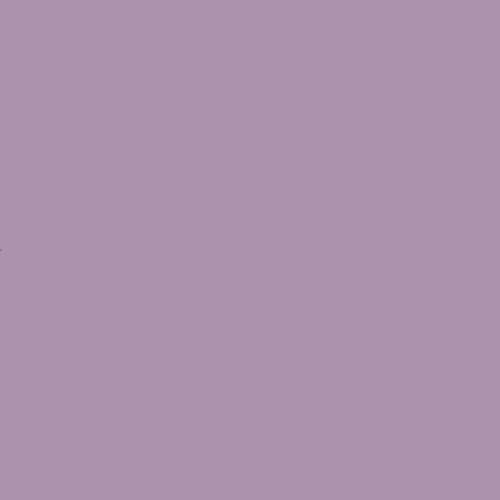
Frame 1 (no input)
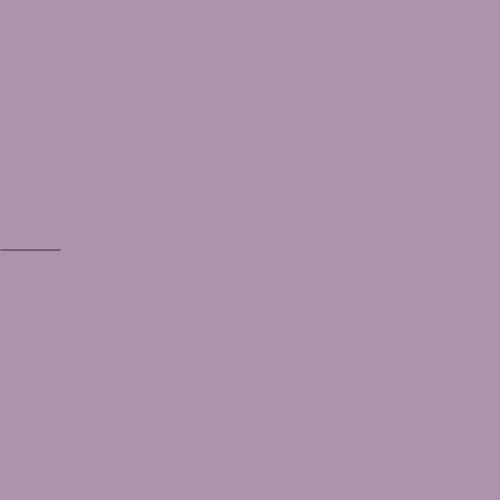
Frame 60 (no input)
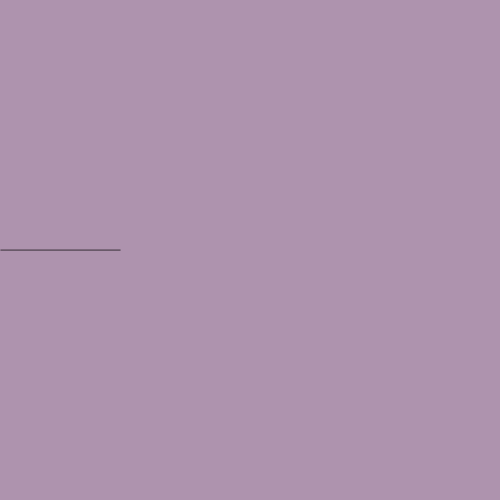
Frame 120 (the mouse pressed at the canvas centre since frame 60)

The p5.js sketch that drew these frames (run headless with seeded random() and noise() and a simulated clock; from frame 60 on, the mouse is pressed at the canvas centre):

// p5.js sketch
// ── sketch.js
var canvasH = 500,
    canvasW = 500;

function setup(){
  createCanvas(canvasW,canvasH);
  background (174, 147, 174);
}


var y = canvasH / 2;
var x = 0;

function draw() {
  //background(0);
  x++;
  stroke(0);
  point(x,y);
  if (x == canvasW) {
    noLoop();

  }
}

// ── INVADERS.js
var canvasH = 500,
    canvasW = 600,
    playerX_Axis = 270,
    xSpeed = 3;

var player_kokoro = 3;

var ufos = [];
//var ufo = new Object;
var alienX = 10,
    alienY = 10;
var alienRpaidin = 1;

var toBack = false;

var bullets = [];
var bulletsB = [];
var bullet = new Object;

var intervalID = window.setInterval(fireB, 1000);
//----------------------------------------------------------------------
//----------------------------------------------------------------------
function setup(){
  createCanvas(canvasW,canvasH);
  //background (100, 100, 100);
  ufo_Start();
}

function draw() {
  if (player_kokoro>0 && alienRpaidin<6 && alienY<canvasH-60) {
    background (100, 100, 100);
    panzer();
    movePanzer();
    Alien();
    bullethell();
  }
  else if (player_kokoro==0 || alienY>=canvasH-60) {
    background (100, 0, 0);
    panzer();
    for (var i = 0; i < ufos.length; i++) {
      if(ufos[i].ufo_kokoro>0){
        ufos[i].printUFO();
      }
    }
  }
  else if (alienRpaidin==6){
    background (0, 100, 150);
    panzer();
  }
}

function keyTyped() {
  if (key === 'w' && bullets.length==0) {
    fire();
  }
}

//----------------------------------------------------------------
//Player
function panzer() {
  fill(30,30,30);
  rect(playerX_Axis, canvasH-30, 40, 20);
}

function movePanzer(){
  if (keyIsDown(65)) {
    playerX_Axis = playerX_Axis - xSpeed;
  }
	if (keyIsDown(68)) {
    playerX_Axis = playerX_Axis + xSpeed;
  }
}

//---------------------------------------------------------------------
//Aliens
function ufo_Start(){
  for (var i = 0; i < 5; i++) {
    ufos.push(new UFO());
  }
}


function Alien(){
  for (var i = 0; i < ufos.length; i++) {
    var space = i*100;

    ufos[i].moveUFO(alienX+space,alienY);

    if(ufos[i].ufo_kokoro>0){
      ufos[i].printUFO();
      ufos[i].collisions();

      if(ufos[i].limitA == true){
        toBack = false;
        alienY += 20;
      }
      if(ufos[i].limitB == true){
        toBack = true;
      }
    }
  }

  if (toBack == false) {
    alienX += alienRpaidin;
  }
  if (toBack == true) {
    alienX -= alienRpaidin;
  }
}

//---------------------------------------------------------------------
//Bullets
function ammo(xRef,r,g,b){
  bullet = {
    R: r,
    X: xRef,
    Y: canvasH-50,
    W: 10,  //weight (ancho)
    H: 10,   //height (alto)
    moveB_UP: function(){
     this.Y -= 10;
    },
    moveB_DOWN: function(){
     this.Y += 5;
    },
    printB: function(){
      //fill(255,245,0); //bala amarilla
      //fill(0,245,0); //bala verde
      fill(r,g,b);
      rect(this.X,this.Y,this.W,this.H);
    }
  }
}

function bullethell(){
  for (var i = 0; i < bullets.length; i++) {
    if (bullets[i].R==255) {
      bullets[i].moveB_UP();
    }
    if (bullets[i].R==0) {
      bullets[i].moveB_DOWN();
    }

    //COLLISIONS*******************************************

    if (bullets[i] != null){
      for (var j = 0; j < ufos.length; j++) {
        if ( ufos[j].ufo_kokoro == 1 && (bullets[i].Y<alienY+20) && (bullets[i].X>ufos[j].X-10 && bullets[i].X<ufos[j].X+40) ){
          bullets.pop()
          ufos[j].deadUFO();
          alienRpaidin++;
          break;
        }
        if(bullets[i].Y == 0){
          bullets.pop();
          break;
        }
      }
    }

    if (bullets[i] != null){
      bullets[i].printB();
    }
  }

//lazers**********************************************************************
  for (var i = 0; i < bulletsB.length; i++) {
    if(bulletsB[i].Y>=canvasH) {
      bulletsB.splice(i,1);
      //console.log(bulletsB.length);
    }
    if(bulletsB[i] != null && bulletsB[i].Y>canvasH-40 && bulletsB[i].X>playerX_Axis-10 && bulletsB[i].X<playerX_Axis+40) {
      player_kokoro--;
      bulletsB.splice(i,1);
    }
    if(bulletsB[i] != null){
      bulletsB[i].printB();
      bulletsB[i].moveB_DOWN();
    }
  }

}

function fire(){
  xAMMO = playerX_Axis+15;
  ammo(xAMMO,255,245,0);

  var bulletN = new Object(bullet);
  bullets.push(bulletN);
}

function fireB(){
  var rand = Math.floor(Math.random() * (5 - 0)) + 0;
  if (ufos[rand].ufo_kokoro>0) {
    bulletsB.push(new LAZER(20+alienX+(rand*100),alienY+20));
  }
}

// ── LAZER.js
class LAZER{
  constructor(x,y){
    //this.fast = 5;
    this.R = 0;
    this.X = x;
    this.Y = y;
    this.W = 10;  //weight (ancho)
    this.H = 10;  //height (alto)
  }
//functions...............................................
  moveB_DOWN(){
   this.Y += 2;
 }
  printB(){
    fill(0,245,0); //bala verde
    //fill(r,g,b);
    rect(this.X,this.Y,this.W,this.H);
  }
}

// ── UFO.js
class UFO{
  constructor(){
    //this.fast = 5;
    this.ufo_kokoro = 1;
    this.X = 50;
    this.Y = 50;
    this.W = 40;  //weight (ancho)
    this.H = 20;  //height (alto)
    this.limitB = false;
    this.limitA = false;
    //this.stepY = this.fast;
		//this.stepX = this.fast;
  }
//functions...............................................
  moveUFO(ufoX,ufoY){
    this.X=ufoX;
    this.Y=ufoY;
  }
  deadUFO(){
    this.ufo_kokoro = 0;
  }
  printUFO(){
    fill(30,150,30);
    rect(this.X,this.Y,this.W,this.H);
  }
  collisions(){
    if(this.X<=0){
      this.limitA = true;
    }
    else {
      this.limitA = false;
    }
    if(this.X+this.W>=600){
      this.limitB = true;
    }
    else {
      this.limitB = false;
    }


  }
}

// ── circle.js
var canvasH = 500,
    canvasW = 600;

function setup(){
  createCanvas(canvasW,canvasH);
  background (100, 100, 100);
}

function draw() {

if (mouseIsPressed) {
  fill(174, 147, 174);
  circle(mouseX,mouseY,20);
}



}

// ── home.js
var canvasH = 500,
    canvasW = 600;

function setup(){
  createCanvas(canvasW,canvasH);
  background (100, 100, 100);
}

function draw() {

  fill(174, 147, 174);
  rect(130, 60, 55, 80);
  triangle(100, 150, 250, 150, 250, 50);
  triangle(400, 150, 250, 150, 250, 50);

  rect(120,150, 120, 120);
  rect(250,140, 130, 130);

  fill (GRAY);
  rect(250,170, 100, 100);
  fill(174, 147, 174);
  rect(250,180, 90, 90);

  rect(120,280, 120, 120);
  rect(250,280, 120, 120);

  noLoop();

}

// ── line.js
var canvasH = 200,
    canvasW = 350;

function setup(){
  createCanvas(canvasW,canvasH);
  background (100, 100, 100);
}

function draw() {
  fill(174, 147, 174);
  //Primera estrella
  PP(0+20,0,100-20,100);
  PP(0,50,100,50);
  PP(0,100,100,0);
  PP(50,0,50,100);
  //Segunda estrella
  DDA(100+20,0,200-20,100);
  DDA(100,50,200,50);
  DDA(100,100,200,0);
  DDA(150,0,150,100);
  //tercera estrella
  Bresenham(200+20,0,300-20,100);
  Bresenham(200,50,300,50);
  Bresenham(200,100,300,0);
  Bresenham(250,0,250,100);
}


function PP (x1,y1,x2,y2){
  const dx = x2 - x1;
  const dy = y2 - y1;
  let stepX = 1;
  let stepY = 1;
  if (dx == 0){
    if (dy < 0){
      stepY = -stepY;
    }
    let x = x1;
    let y = y1;

    while (y != y2){
      point(x,y);
      y += stepY;
    }
  } else {
    const m = dy / dx;

    const b = y1 - m * x1;
    if (dx < 0) stepX = -stepX;
    let x = x1;
    let y = y1;
    while (x != x2) {
      point(x,y);
      x += stepX;
      y = m * x + b;
    }
  }
  noLoop();
}

function DDA (x1,y1,x2,y2){
    var ax,ay,x,y,res;
    var i;
    if(abs(x2-x1)>=abs(y2-y1))
        res=abs(x2-x1);
    else
        res=abs(y2-y1);

    ax=(x2-x1)/res;
    ay=(y2-y1)/res;

    x=x1;
    y=y1;

    i=0;
    while(i<=res){
        point(x, y);
        x=x+ax;
        y=y+ay;
        i++;
    }
}

function Bresenham(x1, y1, x2, y2){
    var dx = Math.abs(x2-x1);
    var dy = Math.abs(y2-y1);
    var sx = (x1 < x2) ? 1 : -1;
    var sy = (y1 < y2) ? 1 : -1;
    var err = dx-dy;

    while(true){
    point(x1, y1);

    if ((x1==x2) && (y1==y2)) break;
    var e2 = 2*err;
    if (e2 >-dy){ err -= dy; x1 += sx; }
    if (e2 < dx){ err += dx; y1 += sy; }
    }
}
